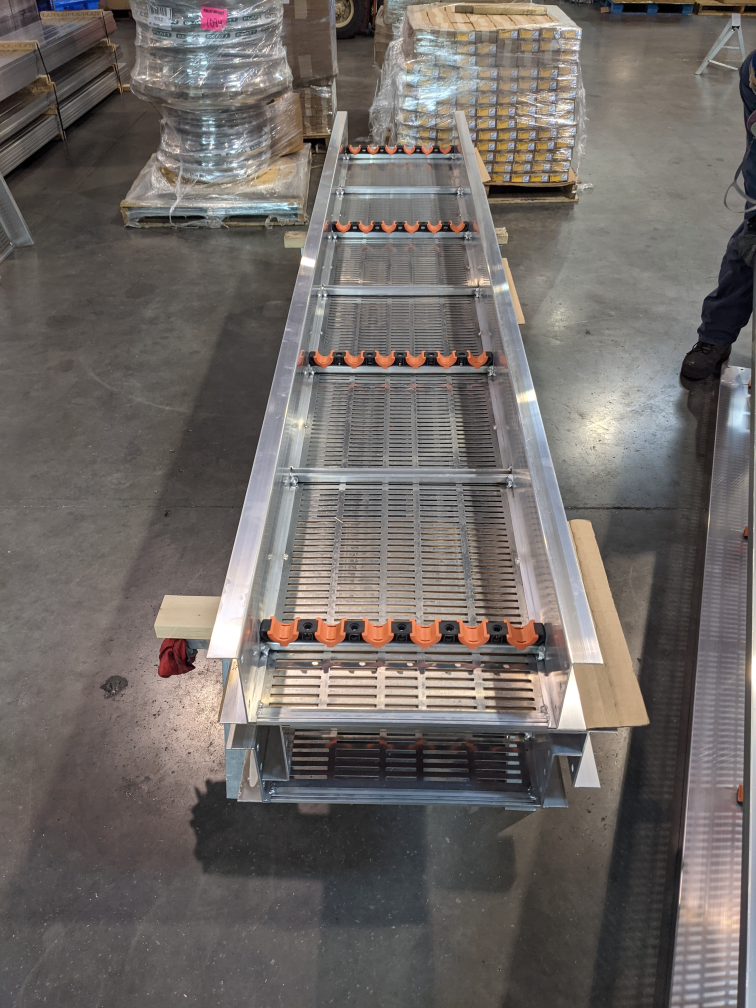
#> input picture 5.jpg, 3024 x 4032 px (shown at 1/4 size)
$ python contours.py
#> lines starting #> are read from the running program, lines starting #| are printed output that depends on the picture; after the words box and inside, x2 and y2 are one past the last pixel; in counts of white or black regions, pixels touching at a corner belong together; long printed decimals are rounded
### cvutils.py
import cv2 as cv

def aspect_ratio(img):
    (height, width) = (img.shape[0], img.shape[1])
    return (height/width)

# [18 lines left out: functions resize, contours_in, not called in this run]

### contours.py
import cv2 as cv
import numpy as np
import cvutils

img = cv.imread('5.jpg')
#> img is the input picture: shape (4032, 3024, 3); mean B, G, R 101.4, 104.8, 110.6
# img = img[:, 600:2600]
img_aspect= cvutils.aspect_ratio(img)
#> img_aspect = 1.33
width = 700
height =int( width * img_aspect)
#> height = 933
print( img_aspect , width, height)
#| 1.333 700 933
img = cv.resize(img, (width, height))
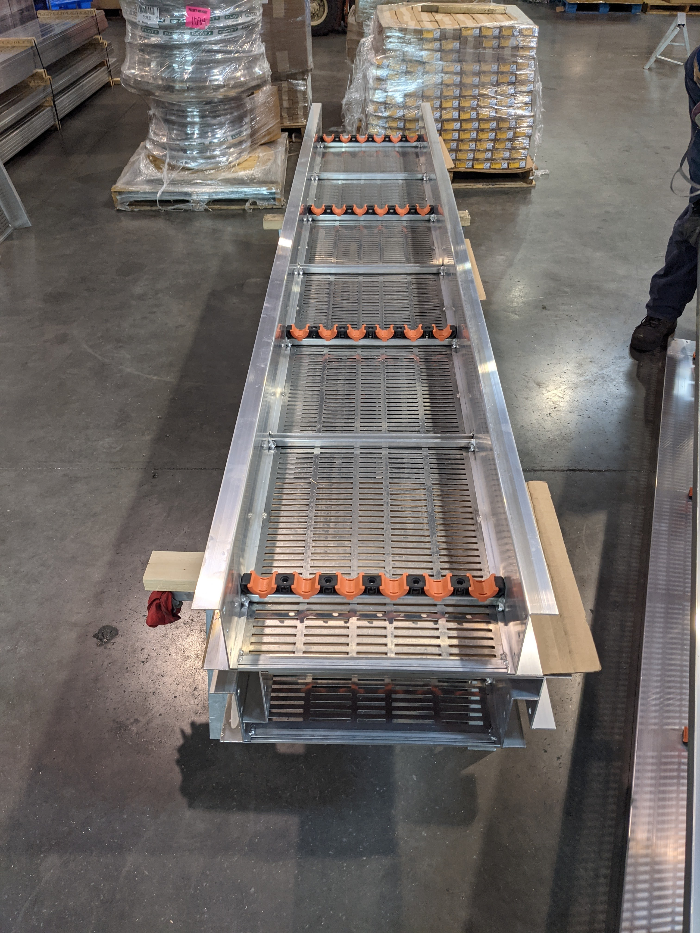
#> img: shape (933, 700, 3); mean B, G, R 101.2, 104.7, 110.4
blank = np.zeros(img.shape, dtype='uint8')
#  contour detection
#  convert image to grayscale
gray = cv.cvtColor(img, cv.COLOR_BGR2GRAY)
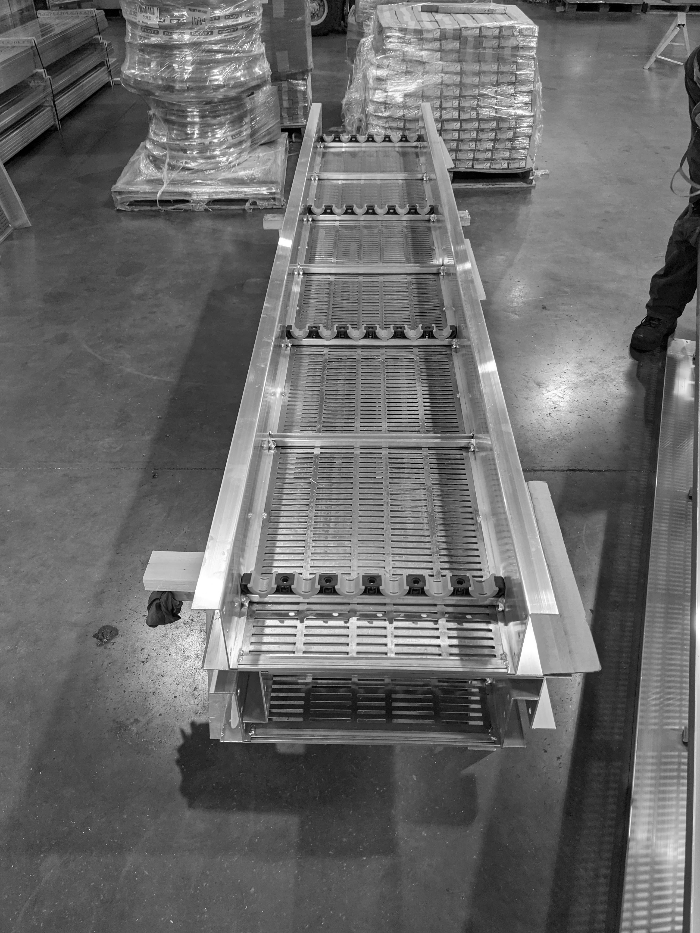
#> gray: shape (933, 700); min 0, max 255, mean 106

# blur the imahge - using gaussian blur
blur = cv.GaussianBlur(gray, (3,3), cv.BORDER_DEFAULT)
# get edges by canny edge detector
canny_blur = cv.Canny(blur, 80,175)
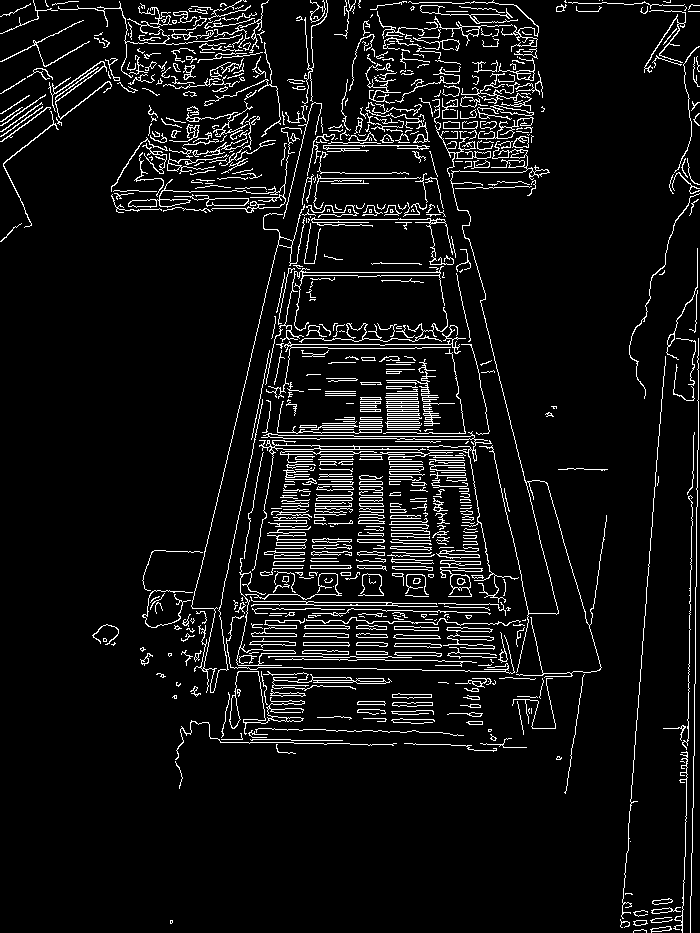
#> canny_blur: shape (933, 700); 7% white in thin lines or dots
# canny = cv.Canny(gray, 125,175)

# get contours
contours, hierarchies = cv.findContours(canny_blur, cv.RETR_LIST, cv.CHAIN_APPROX_NONE)
#> contours = 926 contours, 652 with area under 20; largest, box (x1, y1, x2, y2) and area: (252, 431, 519, 603) 976, (268, 433, 475, 440) 565, (265, 266, 445, 385) 487, (236, 558, 296, 666) 476, (236, 647, 296, 666) 447
print(f"{len(contours)} Countour(s) were found!! ")
#| 926 Countour(s) were found!!

# draw contours
cv.drawContours(blank, contours, -1, (255,0,0), thickness=2)
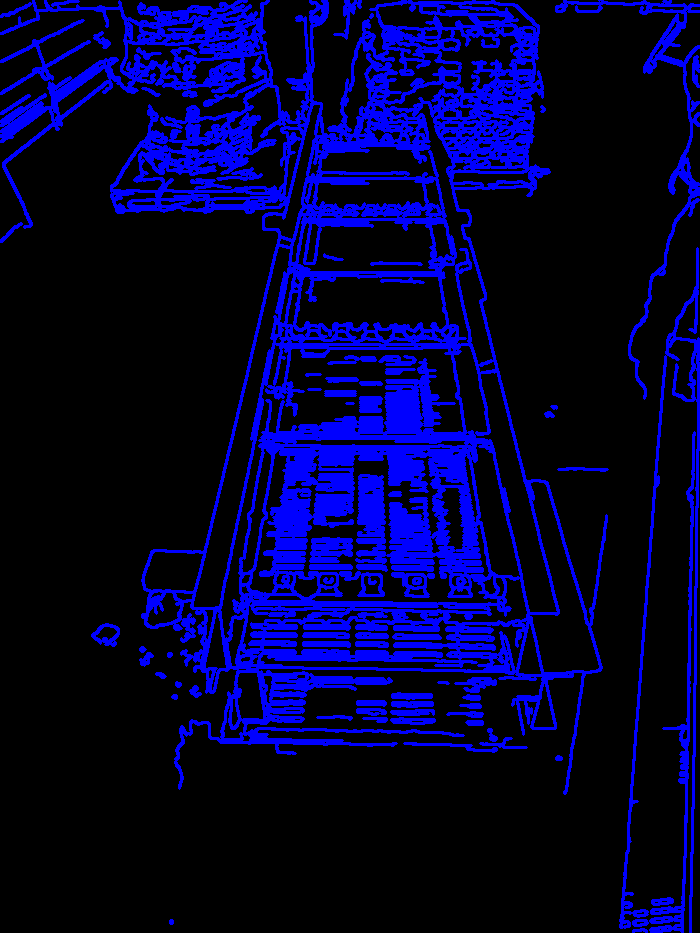
#> blank: shape (933, 700, 3); mean of channels 0, 1, 2 53.5, 0, 0; drawn as B, G, R

# cv.imshow('gray', gray)
# cv.imshow('canny', canny)
cv.imshow('canny_blurred', canny_blur)
cv.imshow('Countours', blank)
cv.waitKey(0)

$ run again, with 1.jpg copied over 5.jpg
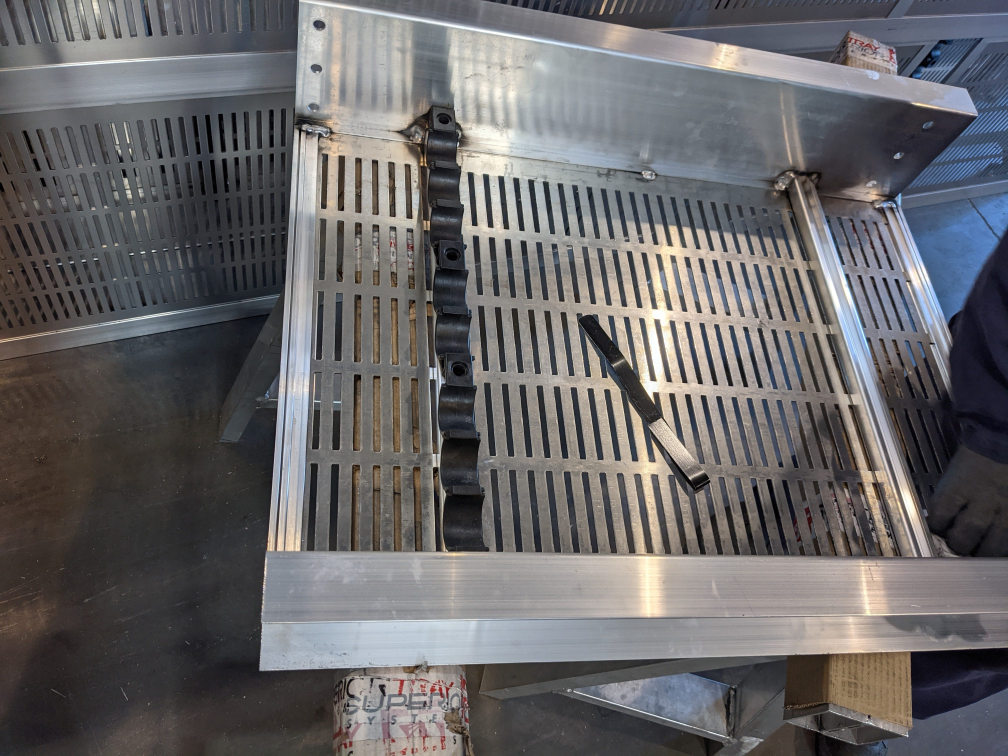
#> input picture 1.jpg, 4032 x 3024 px (shown at 1/4 size)
#> img is the input picture: shape (3024, 4032, 3); mean B, G, R 104.1, 102.6, 104.2
#> img_aspect = 0.75
#> `height =int( width * img_aspect)`: height = 525
#| 0.75 700 525
#> img: shape (525, 700, 3)
#> `canny_blur = cv.Canny(blur, 80,175)`:
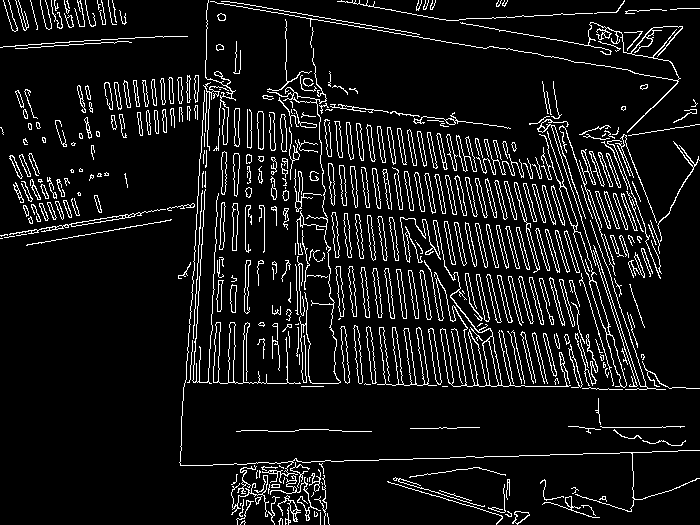
#> canny_blur: shape (525, 700); 8.7% white in thin lines or dots
#> contours = 664 contours, 337 with area under 20; largest, box (x1, y1, x2, y2) and area: (400, 217, 571, 387) 1370, (539, 131, 627, 388) 1239, (377, 327, 437, 386) 762, (213, 322, 301, 384) 578, (468, 331, 487, 387) 348
#| 664 Countour(s) were found!!
#> `cv.drawContours(blank, contours, -1, (255,0,0), thickness=2)`:
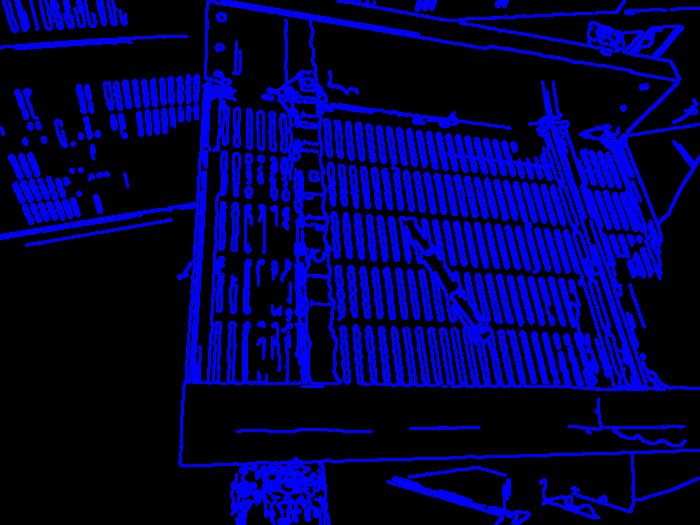
#> blank: shape (525, 700, 3); mean of channels 0, 1, 2 69.4, 0, 0; drawn as B, G, R

$ run again, with 2.jpg copied over 5.jpg
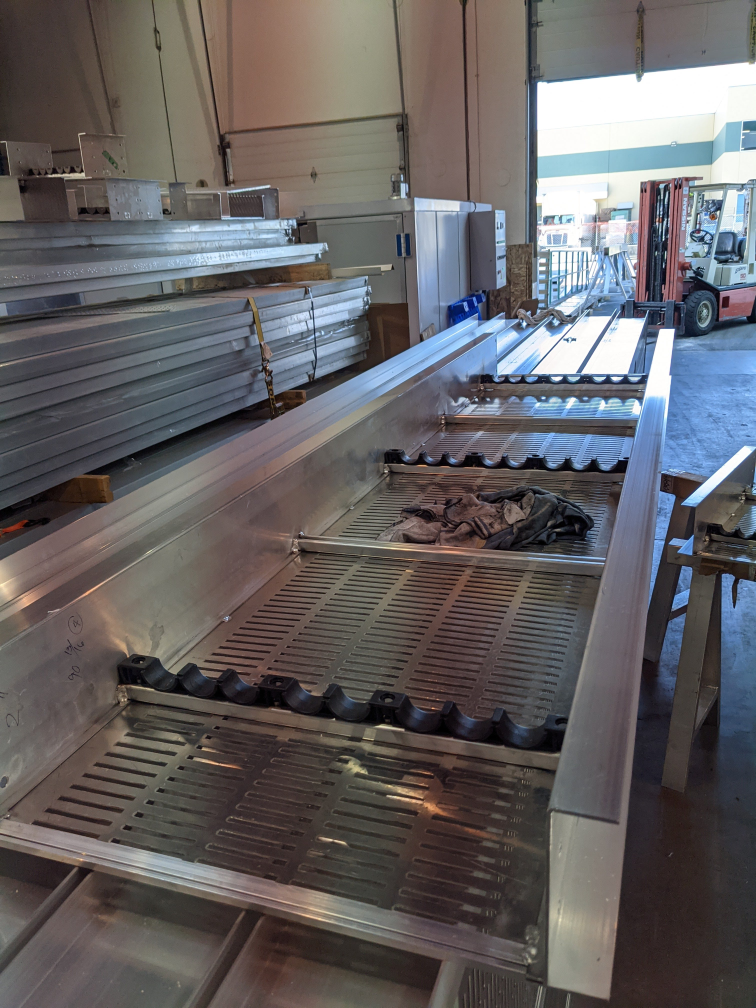
#> input picture 2.jpg, 3024 x 4032 px (shown at 1/4 size)
#> img is the input picture: shape (4032, 3024, 3); mean B, G, R 98.3, 97, 100.1
#> img_aspect = 1.33
#> `height =int( width * img_aspect)`: height = 933
#| 1.333 700 933
#> img: shape (933, 700, 3)
#> `canny_blur = cv.Canny(blur, 80,175)`:
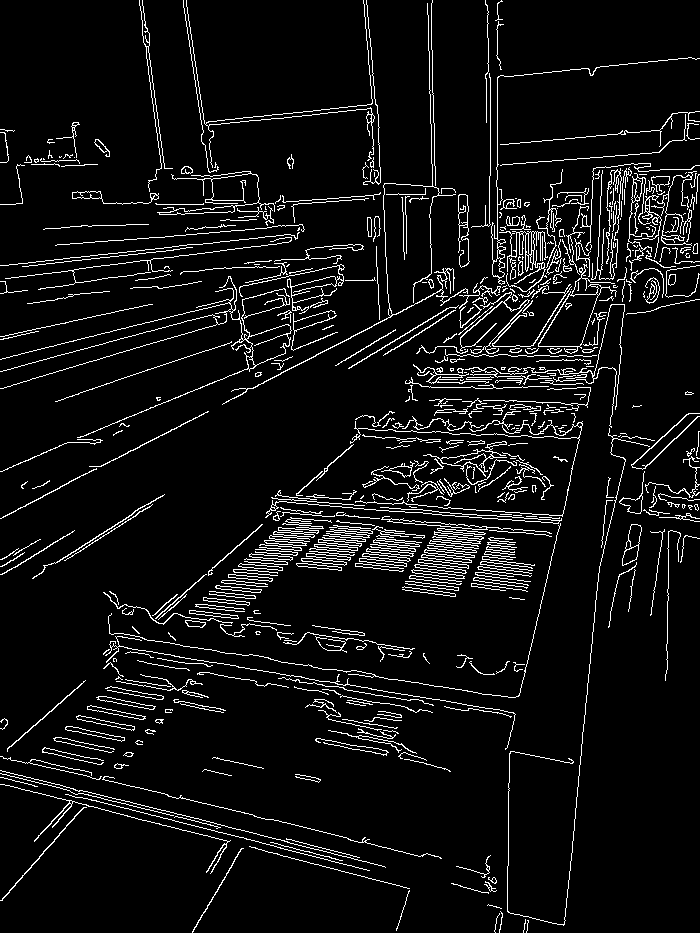
#> canny_blur: shape (933, 700); 6.7% white in thin lines or dots
#> contours = 686 contours, 490 with area under 20; largest, box (x1, y1, x2, y2) and area: (538, 264, 617, 354) 1996, (538, 293, 599, 347) 1856, (0, 276, 292, 438) 1274, (246, 324, 292, 366) 1062, (423, 441, 507, 477) 568
#| 686 Countour(s) were found!!
#> `cv.drawContours(blank, contours, -1, (255,0,0), thickness=2)`:
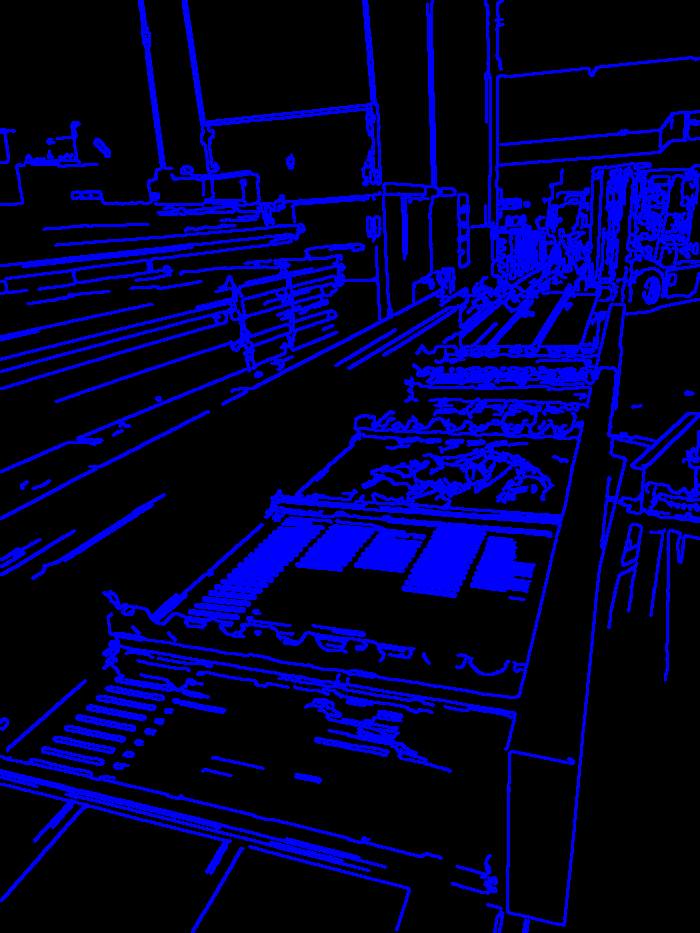
#> blank: shape (933, 700, 3); mean of channels 0, 1, 2 52.1, 0, 0; drawn as B, G, R

$ run again, with 3.jpg copied over 5.jpg
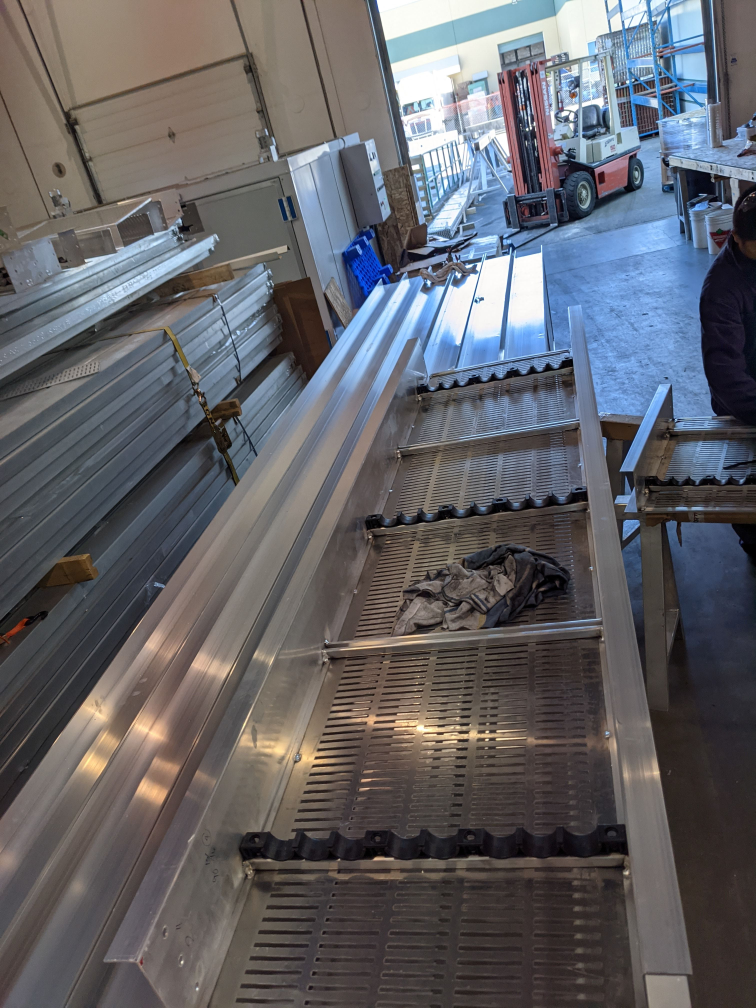
#> input picture 3.jpg, 3024 x 4032 px (shown at 1/4 size)
#> img is the input picture: shape (4032, 3024, 3); mean B, G, R 102.6, 97.9, 98.1
#> img_aspect = 1.33
#> `height =int( width * img_aspect)`: height = 933
#| 1.333 700 933
#> img: shape (933, 700, 3)
#> `canny_blur = cv.Canny(blur, 80,175)`:
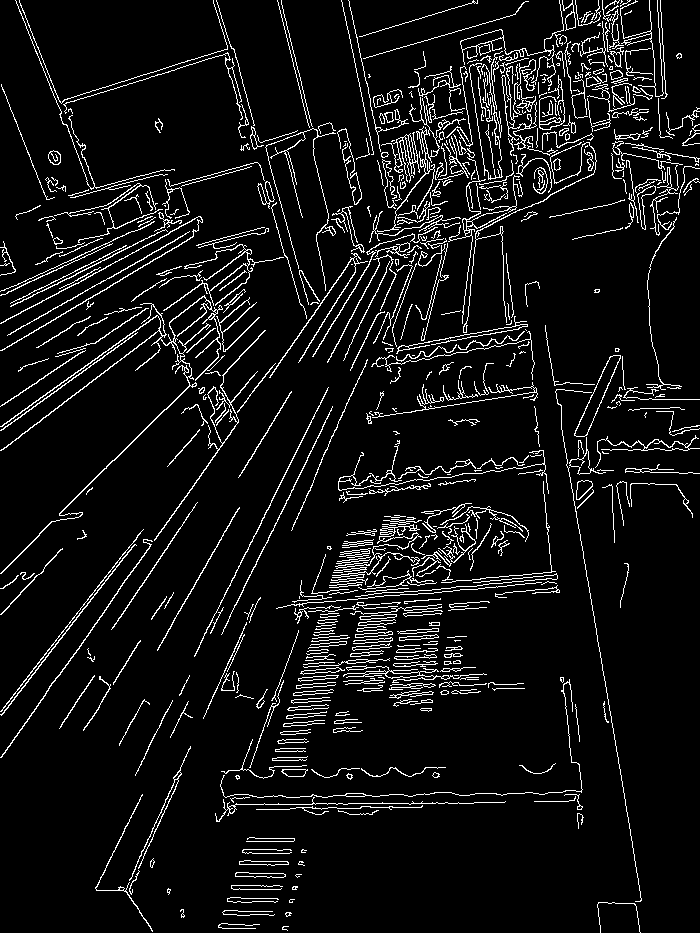
#> canny_blur: shape (933, 700); 7.2% white in thin lines or dots
#> contours = 780 contours, 547 with area under 20; largest, box (x1, y1, x2, y2) and area: (574, 355, 621, 437) 964, (574, 355, 621, 437) 914, (0, 295, 225, 574) 722, (377, 97, 466, 232) 474, (460, 0, 564, 86) 452
#| 780 Countour(s) were found!!
#> `cv.drawContours(blank, contours, -1, (255,0,0), thickness=2)`:
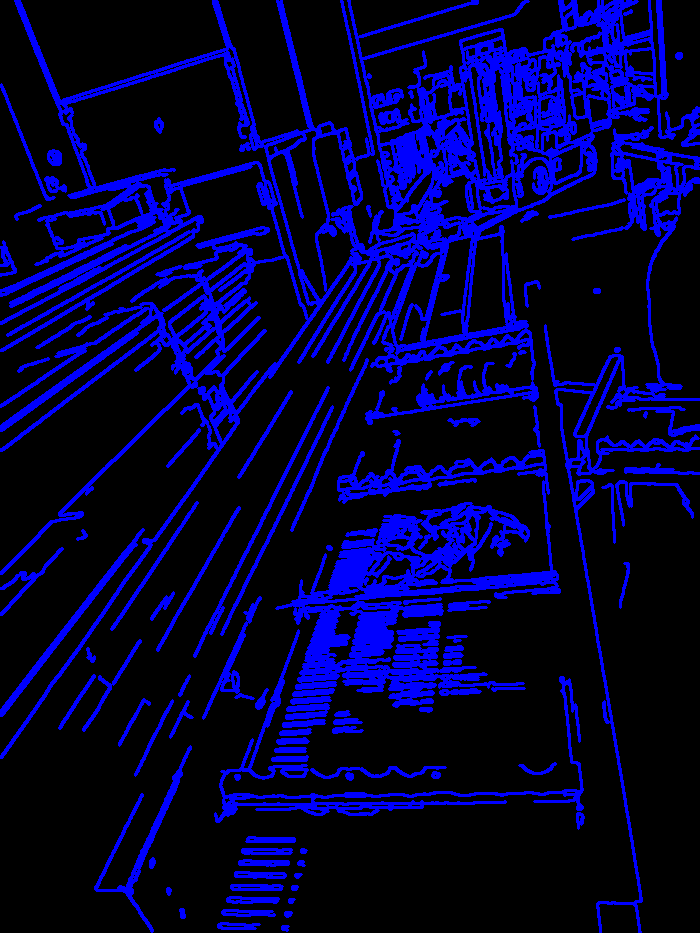
#> blank: shape (933, 700, 3); mean of channels 0, 1, 2 56.3, 0, 0; drawn as B, G, R
